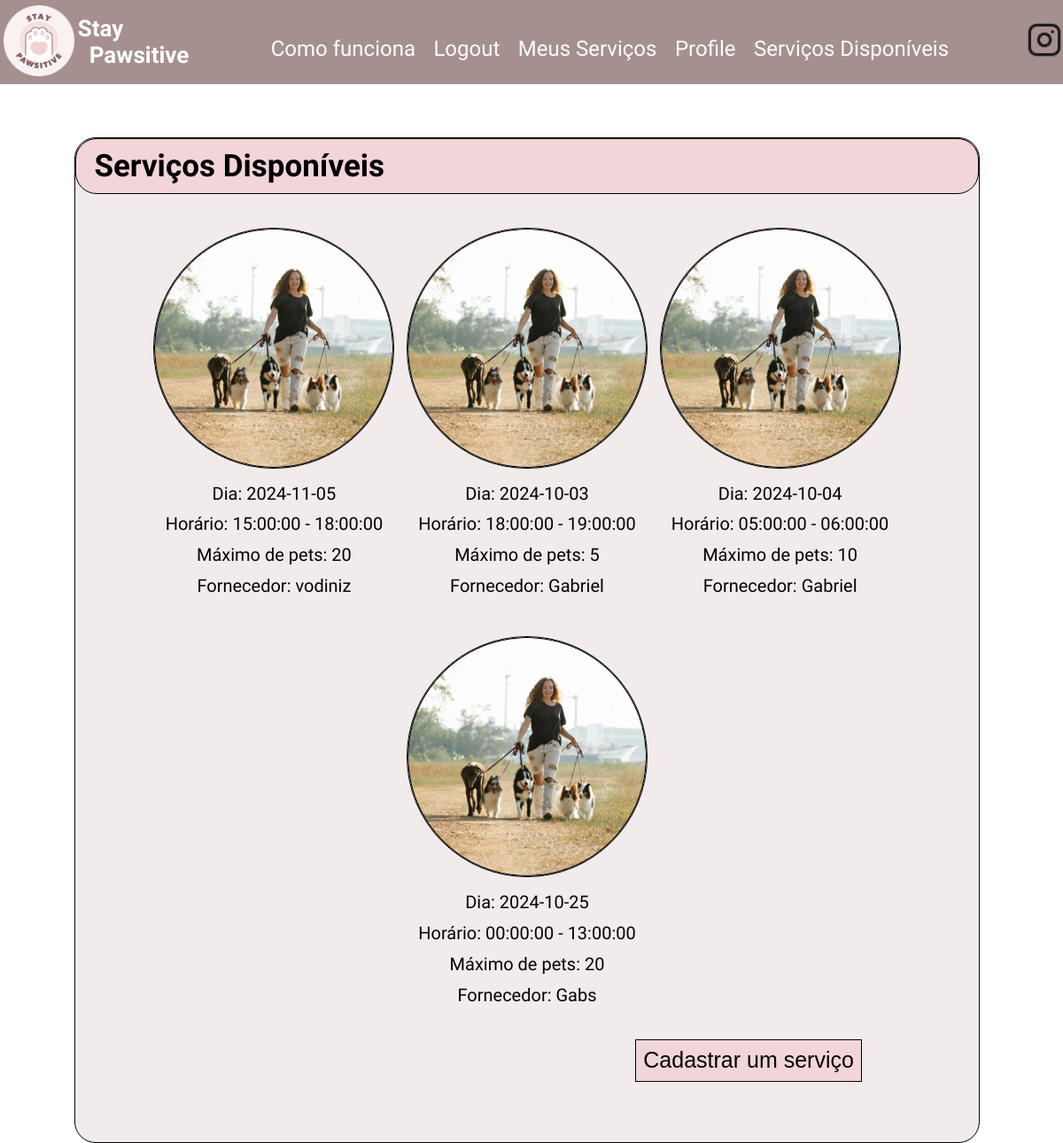
The app's page /services/ (signed in) with its own data.
### app/models.py (models this page shows, shortened)
class PossibleWalk(db.Model):
    id: so.Mapped[int] = so.mapped_column(primary_key = True, autoincrement=True)
    max_pets: so.Mapped[int] = so.mapped_column()
    date: so.Mapped[datetime.date] = so.mapped_column(Date)
    start_hour: so.Mapped[time] = so.mapped_column(Time)
    end_hour: so.Mapped[time] = so.mapped_column(Time)
    username: so.Mapped[str] = so.mapped_column(sa.ForeignKey(User.username), index=True)

### app/routes.py (the view)
@app.route('/services/', methods=['GET', 'POST'])
@login_required
def services():
    possible_walks = db.session.query(PossibleWalk).filter(PossibleWalk.username != current_user.username).all()
    return render_template('services.html', title='Ver serviços disponíveis', possible_walks=possible_walks)

### app/models.py (called while the page is built)
@login.user_loader
def load_user(id):
    return db.session.get(User, int(id))

### app/templates/services.html
{% extends "base.html" %}
{% block head %}
    {{ super() }}
    <link rel="stylesheet" href="{{url_for('static', filename='styles/user.css')}}">
{% endblock head %}
{% block content %}
<div class="container">
    <div class="title">
        Serviços Disponíveis
    </div>
    <div class="pets">
        <div class="list">
            {% for walk in possible_walks %}
            <div>
                <img src="{{url_for('static', filename='images/passeio.png')}}">
                <p>Dia: {{walk.date}} </p>
                <p>Horário: {{walk.start_hour}} - {{walk.end_hour}} </p>
                <p>Máximo de pets: {{walk.max_pets}} </p>
                <p>Fornecedor: {{walk.username}}
            </div>
            {% endfor%}
        </div>
        <button onclick="redirect_new_walk()">Cadastrar um serviço</button>
</div>
{% endblock %}

### app/static/styles/base.css (style rules this page uses)
:root { font-size: 62.5%; }
body { font-family: 'Montserrat Alternates', sans-serif; font-style: normal; margin: 0; padding: 0; }

### app/static/styles/user.css (style rules this page uses)
body { font-family: 'Montserrat Alternates', sans-serif; font-style: normal; margin: 0; padding: 0; min-height: 1000px; }
html { margin: 0; padding: 0; height: 100%; }
.container { width: 85%; background-color: #F2EBEC; margin-left: 7%; margin-top: 5%; border: 1px solid #F2D5D8; border-radius: 24px; padding-bottom: 4%; border: 0.5px solid black; }
.title { background-color: #F2D5D8; padding: 1% 2%; border-radius: 24px; border: 0.5px solid black; font-size: 35px; font-weight: 700; }
.pets { display: flex; flex-direction: column; padding: 2% 8%; }
.pets > button, .services > button { background-color: #F2D5D8; font-size: 25px; font-weight: 400; padding: 1%; border: 1px solid black; align-self: flex-end; margin-right: 5rem; margin-top: 1rem; }
.list { display: flex; flex-wrap: wrap; justify-content: space-around; text-align: center; font-size: 20px; }
.list > div { padding: 2% 0%; }
.list img { width: 27rem; height: 27rem; border-radius: 50%; border: 1px solid black; }
.list p { margin-top: 4%; margin-bottom: 4%; }

### records on screen
PossibleWalk: date "2024-11-05", start_hour "15:00:00", end_hour "18:00:00", max_pets "20", username "vodiniz"
PossibleWalk: date "2024-10-03", start_hour "18:00:00", end_hour "19:00:00", max_pets "5", username "Gabriel"
PossibleWalk: date "2024-10-04", start_hour "05:00:00", end_hour "06:00:00", max_pets "10", username "Gabriel"
PossibleWalk: date "2024-10-25", start_hour "00:00:00", end_hour "13:00:00", max_pets "20", username "Gabs"
